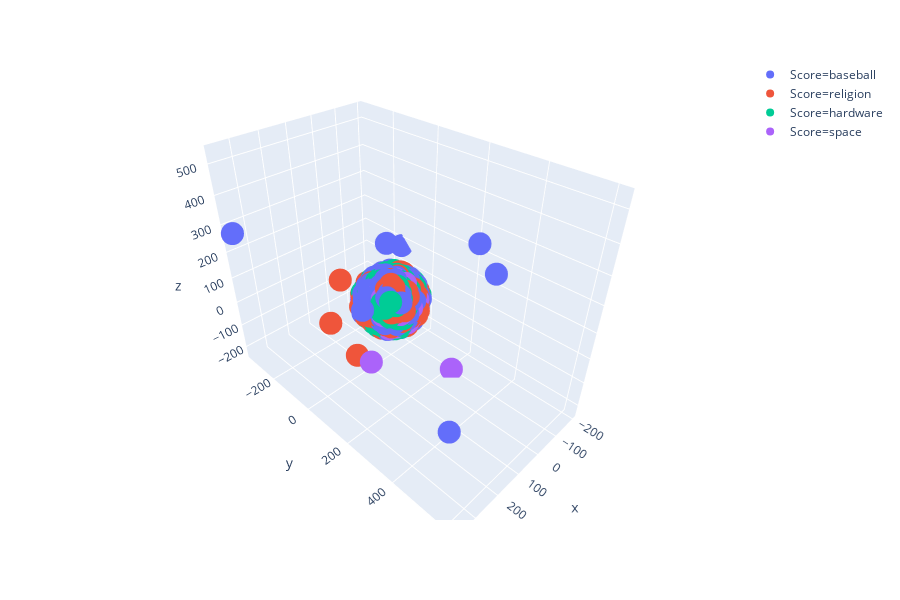

The notebook cell this image was saved under:
### Code cell
fig = px.scatter_3d(df, x="x", y="y", z="z",color="Score")
fig.show()

### Figure 1 — Plotly figure (JSON) as saved in the notebook; plotly's stock layout.template omitted (floating-point values rounded to 4 significant figures; data arrays with more than 128 entries replaced by an {"elided": "..."} marker saying what was removed)
{"data": [{"hoverlabel": {"namelength": 0}, "hovertemplate": "Score=baseball<br>x=%{x}<br>y=%{y}<br>z=%{z}", "legendgroup": "Score=baseball", "marker": {"color": "#636efa", "symbol": "circle"}, "mode": "markers", "name": "Score=baseball", "scene": "scene", "showlegend": true, "type": "scatter3d", "x": {"elided": "1052 float values"}, "y": {"elided": "1052 float values"}, "z": {"elided": "1052 float values"}}, {"hoverlabel": {"namelength": 0}, "hovertemplate": "Score=religion<br>x=%{x}<br>y=%{y}<br>z=%{z}", "legendgroup": "Score=religion", "marker": {"color": "#EF553B", "symbol": "circle"}, "mode": "markers", "name": "Score=religion", "scene": "scene", "showlegend": true, "type": "scatter3d", "x": {"elided": "414 float values"}, "y": {"elided": "414 float values"}, "z": {"elided": "414 float values"}}, {"hoverlabel": {"namelength": 0}, "hovertemplate": "Score=hardware<br>x=%{x}<br>y=%{y}<br>z=%{z}", "legendgroup": "Score=hardware", "marker": {"color": "#00cc96", "symbol": "circle"}, "mode": "markers", "name": "Score=hardware", "scene": "scene", "showlegend": true, "type": "scatter3d", "x": {"elided": "501 float values"}, "y": {"elided": "501 float values"}, "z": {"elided": "501 float values"}}, {"hoverlabel": {"namelength": 0}, "hovertemplate": "Score=space<br>x=%{x}<br>y=%{y}<br>z=%{z}", "legendgroup": "Score=space", "marker": {"color": "#ab63fa", "symbol": "circle"}, "mode": "markers", "name": "Score=space", "scene": "scene", "showlegend": true, "type": "scatter3d", "x": {"elided": "190 float values"}, "y": {"elided": "190 float values"}, "z": {"elided": "190 float values"}}], "layout": {"height": 600, "legend": {"tracegroupgap": 0}, "margin": {"t": 60}, "scene": {"domain": {"x": [0, 0.98], "y": [0, 1]}, "xaxis": {"title": {"text": "x"}}, "yaxis": {"title": {"text": "y"}}, "zaxis": {"title": {"text": "z"}}}}}
